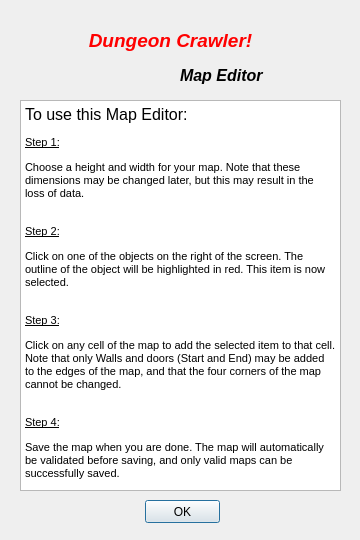
<?xml version="1.0" encoding="UTF-8"?>
<ui version="4.0">
 <class>MapHelpDialog</class>
 <widget class="QDialog" name="MapHelpDialog">
  <property name="geometry">
   <rect>
    <x>0</x>
    <y>0</y>
    <width>360</width>
    <height>540</height>
   </rect>
  </property>
  <property name="windowTitle">
   <string>Dialog</string>
  </property>
  <property name="windowIcon">
   <iconset resource="images.qrc">
    <normaloff>:/images/dungeoncrawler.png</normaloff>:/images/dungeoncrawler.png</iconset>
  </property>
  <widget class="QLabel" name="titleText">
   <property name="geometry">
    <rect>
     <x>60</x>
     <y>10</y>
     <width>221</width>
     <height>61</height>
    </rect>
   </property>
   <property name="text">
    <string>&lt;html&gt;&lt;head/&gt;&lt;body&gt;&lt;p align=&quot;center&quot;&gt;&lt;span style=&quot; font-size:14pt; font-weight:600; font-style:italic; color:#ff0000;&quot;&gt;Dungeon Crawler!&lt;/span&gt;&lt;/p&gt;&lt;/body&gt;&lt;/html&gt;</string>
   </property>
  </widget>
  <widget class="QLabel" name="mapText">
   <property name="geometry">
    <rect>
     <x>180</x>
     <y>60</y>
     <width>111</width>
     <height>31</height>
    </rect>
   </property>
   <property name="text">
    <string>&lt;html&gt;&lt;head/&gt;&lt;body&gt;&lt;p&gt;&lt;span style=&quot; font-size:12pt; font-weight:600; font-style:italic;&quot;&gt;Map Editor&lt;/span&gt;&lt;/p&gt;&lt;/body&gt;&lt;/html&gt;</string>
   </property>
  </widget>
  <widget class="QPushButton" name="okButton">
   <property name="geometry">
    <rect>
     <x>145</x>
     <y>500</y>
     <width>75</width>
     <height>23</height>
    </rect>
   </property>
   <property name="text">
    <string>OK</string>
   </property>
  </widget>
  <widget class="QTextBrowser" name="helpBrowser">
   <property name="enabled">
    <bool>true</bool>
   </property>
   <property name="geometry">
    <rect>
     <x>20</x>
     <y>100</y>
     <width>321</width>
     <height>391</height>
    </rect>
   </property>
   <property name="html">
    <string>&lt;!DOCTYPE HTML PUBLIC &quot;-//W3C//DTD HTML 4.0//EN&quot; &quot;http://www.w3.org/TR/REC-html40/strict.dtd&quot;&gt;
&lt;html&gt;&lt;head&gt;&lt;meta name=&quot;qrichtext&quot; content=&quot;1&quot; /&gt;&lt;style type=&quot;text/css&quot;&gt;
p, li { white-space: pre-wrap; }
&lt;/style&gt;&lt;/head&gt;&lt;body style=&quot; font-family:'MS Shell Dlg 2'; font-size:8.25pt; font-weight:400; font-style:normal;&quot;&gt;
&lt;p style=&quot; margin-top:0px; margin-bottom:0px; margin-left:0px; margin-right:0px; -qt-block-indent:0; text-indent:0px;&quot;&gt;&lt;span style=&quot; font-size:12pt;&quot;&gt;To use this Map Editor:&lt;/span&gt;&lt;/p&gt;
&lt;p style=&quot; margin-top:12px; margin-bottom:12px; margin-left:0px; margin-right:0px; -qt-block-indent:0; text-indent:0px;&quot;&gt;&lt;span style=&quot; font-size:8pt; text-decoration: underline;&quot;&gt;Step 1:&lt;/span&gt;&lt;/p&gt;
&lt;p style=&quot; margin-top:12px; margin-bottom:12px; margin-left:0px; margin-right:0px; -qt-block-indent:0; text-indent:0px;&quot;&gt;&lt;span style=&quot; font-size:8pt;&quot;&gt;Choose a height and width for your map. Note that these dimensions may be changed later, but this may result in the loss of data.&lt;/span&gt;&lt;/p&gt;
&lt;p style=&quot; margin-top:12px; margin-bottom:12px; margin-left:0px; margin-right:0px; -qt-block-indent:0; text-indent:0px;&quot;&gt;&lt;span style=&quot; font-size:8pt;&quot;&gt;&lt;br /&gt;&lt;/span&gt;&lt;span style=&quot; font-size:8pt; text-decoration: underline;&quot;&gt;Step 2:&lt;/span&gt;&lt;/p&gt;
&lt;p style=&quot; margin-top:12px; margin-bottom:12px; margin-left:0px; margin-right:0px; -qt-block-indent:0; text-indent:0px;&quot;&gt;&lt;span style=&quot; font-size:8pt;&quot;&gt;Click on one of the objects on the right of the screen. The outline of the object will be highlighted in red. This item is now selected.&lt;/span&gt;&lt;/p&gt;
&lt;p style=&quot; margin-top:12px; margin-bottom:12px; margin-left:0px; margin-right:0px; -qt-block-indent:0; text-indent:0px;&quot;&gt;&lt;span style=&quot; font-size:8pt;&quot;&gt;&lt;br /&gt;&lt;/span&gt;&lt;span style=&quot; font-size:8pt; text-decoration: underline;&quot;&gt;Step 3:&lt;/span&gt;&lt;/p&gt;
&lt;p style=&quot; margin-top:12px; margin-bottom:12px; margin-left:0px; margin-right:0px; -qt-block-indent:0; text-indent:0px;&quot;&gt;&lt;span style=&quot; font-size:8pt;&quot;&gt;Click on any cell of the map to add the selected item to that cell. Note that only Walls and doors (Start and End) may be added to the edges of the map, and that the four corners of the map cannot be changed.&lt;/span&gt;&lt;/p&gt;
&lt;p style=&quot; margin-top:12px; margin-bottom:12px; margin-left:0px; margin-right:0px; -qt-block-indent:0; text-indent:0px;&quot;&gt;&lt;span style=&quot; font-size:8pt;&quot;&gt;&lt;br /&gt;&lt;/span&gt;&lt;span style=&quot; font-size:8pt; text-decoration: underline;&quot;&gt;Step 4:&lt;/span&gt;&lt;/p&gt;
&lt;p style=&quot; margin-top:12px; margin-bottom:12px; margin-left:0px; margin-right:0px; -qt-block-indent:0; text-indent:0px;&quot;&gt;&lt;span style=&quot; font-size:8pt;&quot;&gt;Save the map when you are done. The map will automatically be validated before saving, and only valid maps can be successfully saved.&lt;/span&gt;&lt;/p&gt;&lt;/body&gt;&lt;/html&gt;</string>
   </property>
  </widget>
 </widget>
 <resources>
  <include location="images.qrc"/>
 </resources>
 <connections/>
</ui>
